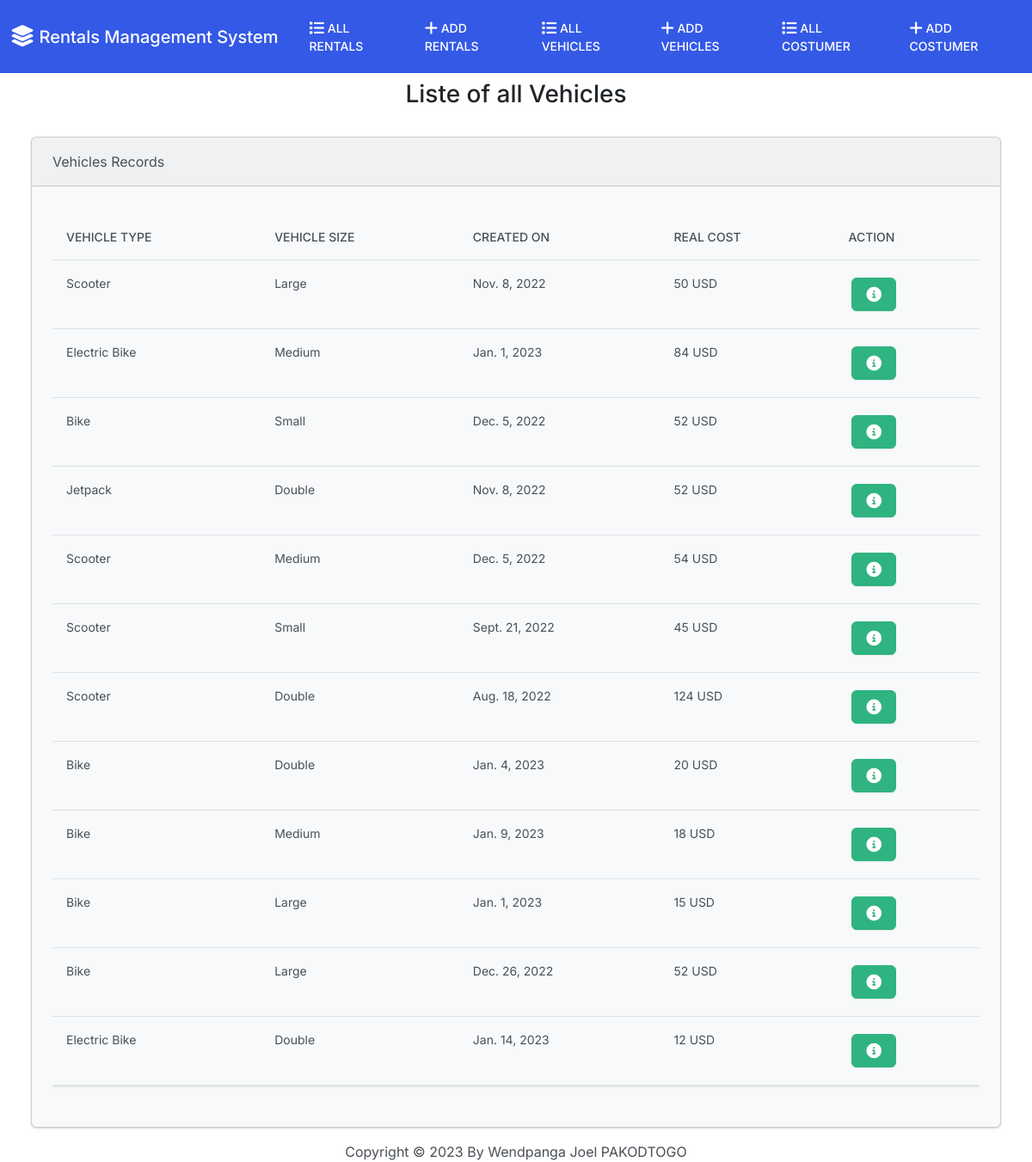
Page /rent/vehicle/ on the committed database.
### rent/models.py (models this page shows, shortened)
class Vehicle(models.Model):
    vtype = models.ForeignKey(VehicleType, on_delete=models.CASCADE)
    vsize = models.ForeignKey(VehicleSize, on_delete=models.CASCADE)
    datecreated = models.DateField()
    realcost = models.IntegerField()

class VehicleType(models.Model):
    tname = models.CharField(max_length=50)
    def __str__(self):
        return self.tname

class VehicleSize(models.Model):
    sname = models.CharField(max_length=50)
    def __str__(self):
        return self.sname

### rent/views.py (the view)
# urls.py: path('rent/vehicle/', views.vehicle, name='vehicle'),
def vehicle(request):
    return render(request, "rent/vehicle.html", {
        'vehicles': Vehicle.objects.all()
    })

### rent/templates/rent/vehicle.html (shortened to what this page needs)
{% extends "rent/base.html" %}
{% block body %}
    <h3 class="text-center m-2 m-2 m-2 m-2">Liste of all Vehicles</h3>
    <div class="row">
        <div class="col-12">
            {% if vehicles %}
            <div class="card bg-light mb-3 m-4 m-4 m-4">
                <div class="card-header">Vehicles Records</div>
                <div class="card-body">
                  <p class="card-text">
                  <div class="table-responsive">
                    <table class="table table-hover">
                        <thead>
                            <tr>
                                <th scope="col">Vehicle Type</th>
                                <th scope="col">Vehicle Size</th>
                                <th scope="col">Created on</th>
                                <th scope="col">Real Cost</th>
                                <th scope="col">Action</th>
                            </tr>
                        </thead>
                        <tbody>
                            {% for vehicle in vehicles %}
                               <tr>
                                  <td>{{ vehicle.vtype}}</td>
                                  <td>{{ vehicle.vsize}}</td>
                                  <td>{{ vehicle.datecreated}}</td>
                                  <td>{{ vehicle.realcost}} USD</td>
                                  <td>
                                    <button class="btn btn-success m-1" type="button" href="{% url 'vehicle_details' vehicle.id %}" data-bs-toggle="modal" data-bs-target="#myModal{{ vehicle.id }}">
                                    </button>
                                  </td>
                               </tr>
                            {% endfor %}
                        </tbody>
                    </table>
                  </div>
                  </p>
                </div>
            </div>
            {% else %}
              <h5 class="alert alert-primary m-4 m-4"> No Vehicle recorded!!!</h5>
            {% endif %}
        </div>
    </div>
    {% endblock %}

### rent/templates/rent/base.html (shortened to what this page needs)
{% load static %}
<!DOCTYPE html>
<html lang="en">
<head>
    <link rel="stylesheet" href="{% static 'css/bootstrap.min.css' %}">
    <link rel="stylesheet" href="{% static 'css/all.css' %}">
</head>
<body class="d-flex flex-column min-vh-100">
    <nav class=" navbar navbar-expand-lg navbar-dark bg-primary">
        <div class="container-fluid">
            <a href="{% url 'index' %}" class="navbar-brand"><i class="fa-solid fa-layer-group fa-lg"></i>
               </i> Rentals Management System
           </a>
            <div class="collapse navbar-collapse" id="navbarColor01">
                <ul class="navbar-nav me-auto">
                    <li class="nav-item">
                        <a href="{% url 'rental' %}" class="nav-link"> ALL RENTALS</a>
                    </li>
                    <li class="nav-item">
                        <a href="{% url 'rental_add' %}" class="nav-link"> ADD RENTALS</a>
                    </li>
                    <li class="nav-item">
                        <a href="{% url 'vehicle' %}" class="nav-link"> ALL VEHICLES</a>
                    </li>
                    <li class="nav-item">
                        <a href="{% url 'vehicle_add' %}" class="nav-link"> ADD VEHICLES</a>
                    </li>
                    <li class="nav-item">
                        <a href="{% url 'costumer' %}" class="nav-link"> ALL COSTUMER</a>
                    </li>
                    <li class="nav-item">
                        <a href="{% url 'costumer_add' %}" class="nav-link"> ADD COSTUMER</a>
                    </li>
                </ul>
            </div>
        </div>
    </nav>
    <div class="container-fluid">
        {% block body %}
        {% endblock %}
    </div>
    <footer class="m-auto m-4">
        <div class="text-center">
            <span>
                Copyright &copy; <script>document.write(new Date().getFullYear())</script> By Wendpanga Joel PAKODTOGO
            </span>
        </div>
    </footer>
</body>
</html>

### rows in the picture
Vehicle: vtype "Scooter", vsize "Large", datecreated "Nov. 8, 2022", realcost "50"
Vehicle: vtype "Electric Bike", vsize "Medium", datecreated "Jan. 1, 2023", realcost "84"
Vehicle: vtype "Bike", vsize "Small", datecreated "Dec. 5, 2022", realcost "52"
Vehicle: vtype "Jetpack", vsize "Double", datecreated "Nov. 8, 2022", realcost "52"
Vehicle: vtype "Scooter", vsize "Medium", datecreated "Dec. 5, 2022", realcost "54"
Vehicle: vtype "Scooter", vsize "Small", datecreated "Sept. 21, 2022", realcost "45"
Vehicle: vtype "Scooter", vsize "Double", datecreated "Aug. 18, 2022", realcost "124"
Vehicle: vtype "Bike", vsize "Double", datecreated "Jan. 4, 2023", realcost "20"
Vehicle: vtype "Bike", vsize "Medium", datecreated "Jan. 9, 2023", realcost "18"
Vehicle: vtype "Bike", vsize "Large", datecreated "Jan. 1, 2023", realcost "15"
Vehicle: vtype "Bike", vsize "Large", datecreated "Dec. 26, 2022", realcost "52"
Vehicle: vtype "Electric Bike", vsize "Double", datecreated "Jan. 14, 2023", realcost "12"
